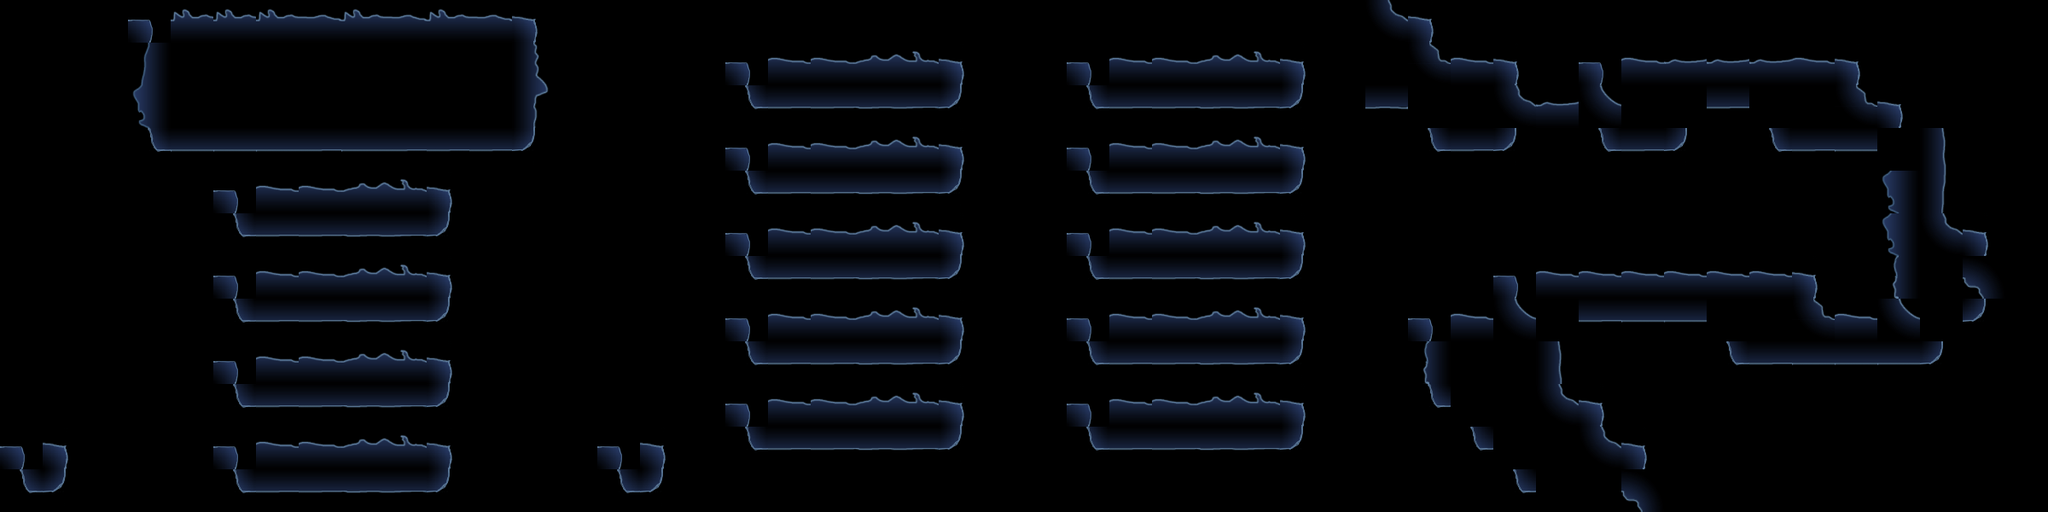

A 2D game scene composited from a Tiled map and its tileset images. What follows is a short description and the map's XML, with every tile layer's data as written:
An orthogonal 48x12 tile map with 50x50 px tiles, 1 tile layer (Calque de Tile 1).

<map version="1.0" orientation="orthogonal" width="48" height="12" tilewidth="50" tileheight="50">
 <tileset firstgid="1" name="TileRocher" tilewidth="50" tileheight="50">
  <image source="tilesets/TileRocher.png" width="512" height="1024" />
 </tileset>
 <layer name="Calque de Tile 1" width="48" height="12">
  <data encoding="csv">
1,1,1,5,59,59,59,60,59,60,59,60,4,1,1,1,1,1,1,1,1,1,1,1,1,1,1,1,1,1,1,1,32,4,1,1,1,1,1,1,1,1,1,1,1,1,1,1,
1,1,1,104,0,0,0,0,0,0,0,0,89,1,1,1,1,5,56,56,57,58,4,1,1,5,56,56,57,58,4,1,0,33,56,4,1,5,56,55,55,55,56,4,1,1,1,1,
1,1,1,114,0,0,0,0,0,0,0,0,99,1,1,1,1,3,44,44,45,46,2,1,1,3,44,44,45,46,2,1,42,24,0,32,55,34,0,23,44,24,0,33,4,1,1,1,
1,1,1,3,43,43,43,44,43,44,44,44,2,1,1,1,1,5,56,56,57,58,4,1,1,5,56,56,57,58,4,1,1,3,44,2,1,3,44,2,1,3,44,43,24,85,1,1,
1,1,1,1,1,5,56,56,57,58,4,1,1,1,1,1,1,3,44,44,45,46,2,1,1,3,44,44,45,46,2,1,1,1,1,1,1,1,1,1,1,1,1,1,114,95,1,1,
1,1,1,1,1,3,44,44,45,46,2,1,1,1,1,1,1,5,56,56,57,58,4,1,1,5,56,56,57,58,4,1,1,1,1,1,1,1,1,1,1,1,1,1,114,32,4,1,
1,1,1,1,1,5,56,56,57,58,4,1,1,1,1,1,1,3,44,44,45,46,2,1,1,3,44,44,45,46,2,1,1,1,1,5,56,56,56,56,56,56,4,1,106,0,19,1,
1,1,1,1,1,3,44,44,45,46,2,1,1,1,1,1,1,5,56,56,57,58,4,1,1,5,56,56,57,58,4,1,1,5,56,34,23,44,43,43,25,0,33,56,34,23,2,1,
1,1,1,1,1,5,56,56,57,58,4,1,1,1,1,1,1,3,44,44,45,46,2,1,1,3,44,44,45,46,2,1,1,106,0,0,85,1,1,1,3,44,43,43,43,2,1,1,
1,1,1,1,1,3,44,44,45,46,2,1,1,1,1,1,1,5,56,56,57,58,4,1,1,5,56,56,57,58,4,1,1,3,24,0,32,4,1,1,1,1,1,1,1,1,1,1,
5,4,1,1,1,5,56,56,57,58,4,1,1,1,5,4,1,3,44,44,45,46,2,1,1,3,44,44,45,46,2,1,1,1,3,24,0,32,4,1,1,1,1,1,1,1,1,1,
3,2,1,1,1,3,44,44,45,46,2,1,1,1,3,2,1,1,1,1,1,1,1,1,1,1,1,1,1,1,1,1,1,1,1,3,24,0,19,1,1,1,1,1,1,1,1,1
</data>
 </layer>
</map>